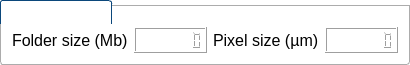
             <widget class="QGroupBox" name="groupBoxReconInfo">
              <property name="maximumSize">
               <size>
                <width>16777215</width>
                <height>65</height>
               </size>
              </property>
              <property name="font">
               <font>
                <pointsize>12</pointsize>
               </font>
              </property>
              <property name="autoFillBackground">
               <bool>false</bool>
              </property>
              <property name="styleSheet">
               <string notr="true">QGroupBox
{
    background-color:transparent;
    border-bottom-left-radius: 3px;
    border-bottom-right-radius: 3px;
    border: 1px solid #acacac;
    margin-top: 5px;
}

QGroupBox::title
{
    subcontrol-origin: margin;
    border-top-left-radius: 3px;
    border-top-right-radius: 3px;
    border: 1px solid #0b477b;
    border-bottom: none;
    background-color: qlineargradient(x1: 0, y1: 0, x2: 0, y2: 1,
        stop: 0 #005192, stop: 1 #002f60);
    padding: 2 2px;
    color: white;
}</string>
              </property>
              <property name="title">
               <string>Recon file info</string>
              </property>
              <property name="flat">
               <bool>false</bool>
              </property>
              <property name="checkable">
               <bool>false</bool>
              </property>
              <layout class="QGridLayout" name="gridLayout_5">
               <item row="1" column="0">
                <layout class="QGridLayout" name="gridLayoutReconInfo">
                 <item row="0" column="2">
                  <widget class="QLabel" name="labelPixel">
                   <property name="font">
                    <font>
                     <pointsize>12</pointsize>
                    </font>
                   </property>
                   <property name="text">
                    <string>Pixel size (µm)</string>
                   </property>
                  </widget>
                 </item>
                 <item row="0" column="3">
                  <widget class="QLCDNumber" name="lcdNumberPixel">
                   <property name="toolTip">
                    <string>This is the pixel size of the original recon</string>
                   </property>
                   <property name="smallDecimalPoint">
                    <bool>true</bool>
                   </property>
                   <property name="digitCount">
                    <number>7</number>
                   </property>
                   <property name="value" stdset="0">
                    <double>0.000000000000000</double>
                   </property>
                  </widget>
                 </item>
                 <item row="0" column="1">
                  <widget class="QLCDNumber" name="lcdNumberFile">
                   <property name="toolTip">
                    <string>This is the approximate folder size of the original recon</string>
                   </property>
                   <property name="smallDecimalPoint">
                    <bool>true</bool>
                   </property>
                   <property name="digitCount">
                    <number>7</number>
                   </property>
                   <property name="segmentStyle">
                    <enum>QLCDNumber::Filled</enum>
                   </property>
                  </widget>
                 </item>
                 <item row="0" column="0">
                  <widget class="QLabel" name="labelFile">
                   <property name="font">
                    <font>
                     <pointsize>12</pointsize>
                    </font>
                   </property>
                   <property name="text">
                    <string>Folder size (Mb)</string>
                   </property>
                  </widget>
                 </item>
                </layout>
               </item>
               <item row="0" column="0">
                <spacer name="verticalSpacer_2">
                 <property name="orientation">
                  <enum>Qt::Vertical</enum>
                 </property>
                 <property name="sizeType">
                  <enum>QSizePolicy::Fixed</enum>
                 </property>
                 <property name="sizeHint" stdset="0">
                  <size>
                   <width>20</width>
                   <height>10</height>
                  </size>
                 </property>
                </spacer>
               </item>
              </layout>
             </widget>
